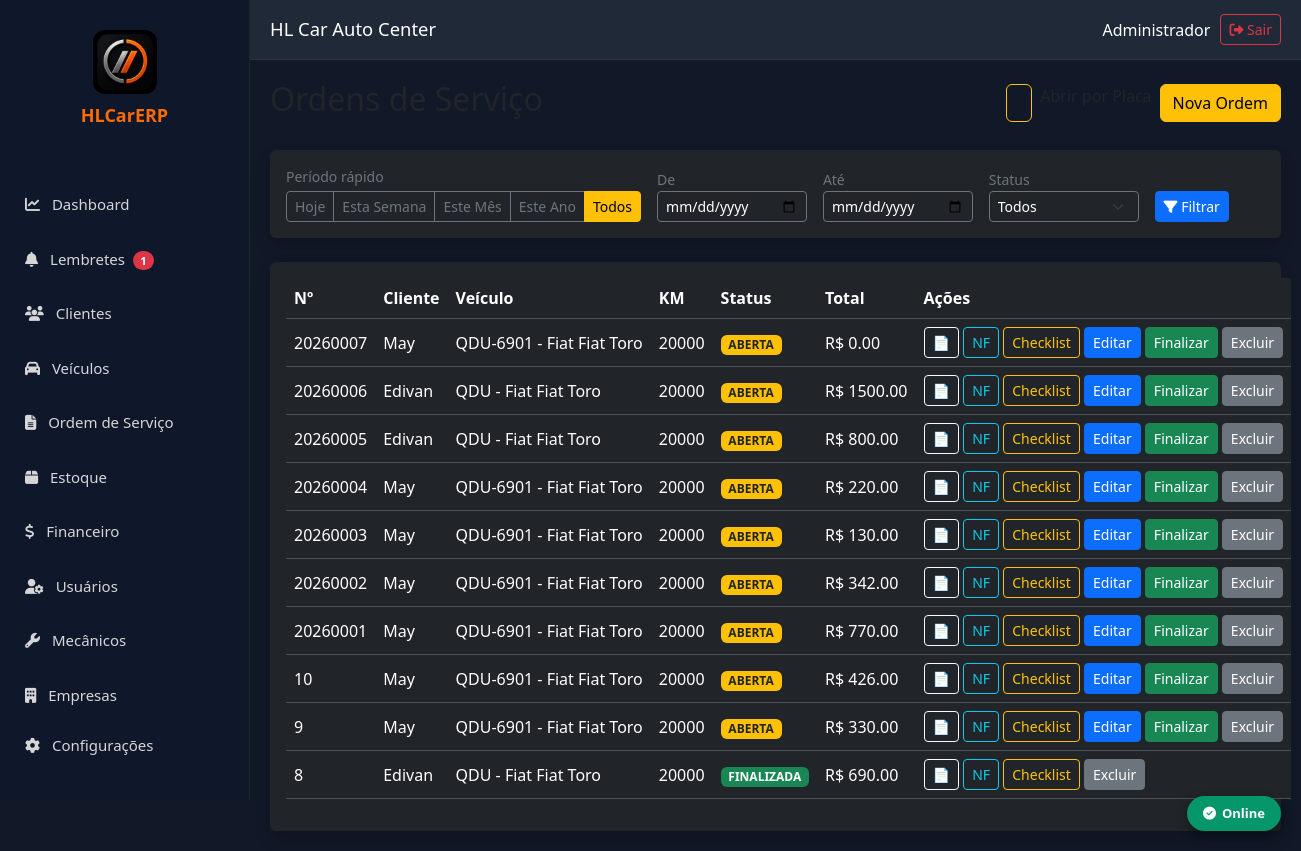
/ordens (signed in), run on the app's committed database.
### models.py (models this page shows)
class OrdemServico(db.Model):
    __tablename__ = "ordens_servico"
    id = db.Column(db.Integer, primary_key=True)
    empresa_id = db.Column(db.Integer, db.ForeignKey("empresas.id"), nullable=False, index=True)
    numero = db.Column(db.Integer, nullable=False)
    cliente_id = db.Column(db.Integer, db.ForeignKey("clientes.id"), nullable=False)
    veiculo_id = db.Column(db.Integer, db.ForeignKey("veiculos.id"))
    status = db.Column(db.String(20), default="ABERTA")
    prioridade = db.Column(db.String(20), default="NORMAL")
    data_abertura = db.Column(db.DateTime, default=datetime.utcnow)
    data_inicio = db.Column(db.DateTime)
    data_finalizacao = db.Column(db.DateTime)
    km = db.Column(db.Integer)
    consultor = db.Column(db.String(120))
    mecanico = db.Column(db.String(120))
    mecanico_id = db.Column(db.Integer, db.ForeignKey("mecanicos.id"))
    os_origem_id = db.Column(db.Integer, db.ForeignKey("ordens_servico.id"))
    is_retrabalho = db.Column(db.Boolean, default=False)
    defeito_relatado = db.Column(db.Text)
    diagnostico = db.Column(db.Text)
    servico_executado = db.Column(db.Text)
    observacoes = db.Column(db.Text)
    valor_servicos = db.Column(Numeric(18, 2), default=0)
    valor_produtos = db.Column(Numeric(18, 2), default=0)
    desconto = db.Column(Numeric(18, 2), default=0)
    acrescimo = db.Column(Numeric(18, 2), default=0)
    valor_total = db.Column(Numeric(18, 2), default=0)
    criado_em = db.Column(db.DateTime, default=datetime.utcnow)
    alterado_em = db.Column(db.DateTime, default=datetime.utcnow, onupdate=datetime.utcnow)
    empresa = db.relationship("Empresa")
    cliente = db.relationship("Cliente")
    veiculo = db.relationship("Veiculo")
    mecanico_ref = db.relationship("Mecanico", foreign_keys=[mecanico_id])
    os_origem = db.relationship("OrdemServico", remote_side=[id], foreign_keys=[os_origem_id])
    itens = db.relationship("ItemOrdemServico", back_populates="ordem_servico", cascade="all, delete-orphan")
    __table_args__ = (
        UniqueConstraint("empresa_id", "numero", name="uk_os_empresa"),
    )

class Cliente(db.Model):
    __tablename__ = "clientes"
    id = db.Column(db.Integer, primary_key=True)
    empresa_id = db.Column(db.Integer, db.ForeignKey("empresas.id"), nullable=False, index=True)
    nome = db.Column(db.String(200), nullable=False)
    tipo = db.Column(db.String(20), default="FISICA")
    cpf_cnpj = db.Column(db.String(20))
    rg_ie = db.Column(db.String(30))
    telefone = db.Column(db.String(30))
    whatsapp = db.Column(db.String(30))
    email = db.Column(db.String(150))
    cep = db.Column(db.String(15))
    endereco = db.Column(db.String(200))
    numero = db.Column(db.String(20))
    complemento = db.Column(db.String(100))
    bairro = db.Column(db.String(100))
    cidade = db.Column(db.String(100))
    estado = db.Column(db.String(2))
    observacoes = db.Column(db.Text)
    data_nascimento = db.Column(db.Date, nullable=True)
    ativo = db.Column(db.Boolean, default=True, nullable=False)
    criado_em = db.Column(db.DateTime, default=datetime.utcnow, nullable=False)
    alterado_em = db.Column(db.DateTime, default=datetime.utcnow, onupdate=datetime.utcnow)
    empresa = db.relationship("Empresa")
    __table_args__ = (
        Index("idx_cliente_nome", "empresa_id", "nome"),
        Index("idx_cliente_cpf", "empresa_id", "cpf_cnpj"),
    )

class Veiculo(db.Model):
    __tablename__ = "veiculos"
    id = db.Column(db.Integer, primary_key=True)
    empresa_id = db.Column(db.Integer, db.ForeignKey("empresas.id"), nullable=False, index=True)
    cliente_id = db.Column(db.Integer, db.ForeignKey("clientes.id"), nullable=False, index=True)
    placa = db.Column(db.String(10), nullable=False)
    marca = db.Column(db.String(80))
    modelo = db.Column(db.String(120))
    versao = db.Column(db.String(120))
    ano_fabricacao = db.Column(db.Integer)
    ano_modelo = db.Column(db.Integer)
    cor = db.Column(db.String(40))
    combustivel = db.Column(db.String(30))
    cambio = db.Column(db.String(30))
    motor = db.Column(db.String(80))
    chassi = db.Column(db.String(40))
    renavam = db.Column(db.String(20))
    km_atual = db.Column(db.Integer, default=0)
    km = db.Column(db.Integer)
    proxima_revisao_data = db.Column(db.Date, nullable=True)
    proxima_revisao_km = db.Column(db.Integer, nullable=True)
    observacoes = db.Column(db.Text)
    ativo = db.Column(db.Boolean, default=True, nullable=False)
    criado_em = db.Column(db.DateTime, default=datetime.utcnow, nullable=False)
    alterado_em = db.Column(db.DateTime, default=datetime.utcnow, onupdate=datetime.utcnow)
    empresa = db.relationship("Empresa")
    cliente = db.relationship("Cliente", backref="veiculos")
    __table_args__ = (
        UniqueConstraint("empresa_id", "placa", name="uk_placa_empresa"),
        Index("idx_veiculo_modelo", "empresa_id", "modelo"),
    )

### app.py (the view, shortened to what this page needs)
@app.route("/ordens")
@login_required
def ordens():
    eid = empresa_atual()
    if not eid:
        return redirect("/login")
    periodo = request.args.get("periodo")
    data_inicio = request.args.get("data_inicio")
    data_fim = request.args.get("data_fim")
    status = request.args.get("status")
    query = OrdemServico.query.filter_by(empresa_id=eid)
    hoje = date.today()
    if periodo == "hoje":
        query = query.filter(func.date(OrdemServico.data_abertura) == hoje)
    elif periodo == "semana":
        inicio_semana = hoje - timedelta(days=hoje.weekday())
        query = query.filter(func.date(OrdemServico.data_abertura) >= inicio_semana)
    elif periodo == "mes":
        inicio_mes = hoje.replace(day=1)
        query = query.filter(func.date(OrdemServico.data_abertura) >= inicio_mes)
    elif periodo == "ano":
        inicio_ano = hoje.replace(month=1, day=1)
        query = query.filter(func.date(OrdemServico.data_abertura) >= inicio_ano)
    if status:
        query = query.filter(OrdemServico.status == status)
    lista_ordens = query.order_by(OrdemServico.id.desc()).all()
    return render_template(
        "ordens.html",
        ordens=lista_ordens,
        periodo=periodo,
        data_inicio=data_inicio,
        data_fim=data_fim,
        status=status
    )

### templates/ordens.html (shortened to what this page needs)
{% extends "base.html" %}
{% block conteudo %}
<div class="d-flex justify-content-between align-items-center mb-4">
    <h2>Ordens de Serviço</h2>
    <div class="d-flex gap-2">
        <a href="/abrir-os-placa" class="btn btn-outline-warning"></a>
        <a href="/ordens/nova" class="btn btn-warning">
            Nova Ordem
        </a>
    </div>
</div>
<div class="card bg-dark shadow border-0 mb-4">
    <div class="card-body py-3">
        <form method="GET" class="row g-3 align-items-end">
            <div class="col-auto">
                <label class="text-secondary small d-block mb-1">Período rápido</label>
                <div class="btn-group" role="group">
                    <a href="{{ url_for('ordens', periodo='hoje') }}"
                       class="btn btn-sm {{ 'btn-warning' if periodo == 'hoje' else 'btn-outline-secondary' }}">
                        Hoje
                    </a>
                    <a href="{{ url_for('ordens', periodo='semana') }}"
                       class="btn btn-sm {{ 'btn-warning' if periodo == 'semana' else 'btn-outline-secondary' }}">
                        Esta Semana
                    </a>
                    <a href="{{ url_for('ordens', periodo='mes') }}"
                       class="btn btn-sm {{ 'btn-warning' if periodo == 'mes' else 'btn-outline-secondary' }}">
                        Este Mês
                    </a>
                    <a href="{{ url_for('ordens', periodo='ano') }}"
                       class="btn btn-sm {{ 'btn-warning' if periodo == 'ano' else 'btn-outline-secondary' }}">
                        Este Ano
                    </a>
                    <a href="{{ url_for('ordens') }}"
                       class="btn btn-sm {{ 'btn-warning' if not periodo and not data_inicio else 'btn-outline-secondary' }}">
                        Todos
                    </a>
                </div>
            </div>
            <div class="col-md-2">
                <label class="text-secondary small">De</label>
                <input type="date" name="data_inicio" value="{{ data_inicio or '' }}"
                       class="form-control form-control-sm bg-dark text-white border-secondary">
            </div>
            <div class="col-md-2">
                <label class="text-secondary small">Até</label>
                <input type="date" name="data_fim" value="{{ data_fim or '' }}"
                       class="form-control form-control-sm bg-dark text-white border-secondary">
            </div>
            <div class="col-md-2">
                <label class="text-secondary small">Status</label>
                <select name="status" class="form-select form-select-sm bg-dark text-white border-secondary" onchange="this.form.submit()">
                    <option value="">Todos</option>
                </select>
            </div>
            <div class="col-auto">
                <button type="submit" class="btn btn-sm btn-primary">
                    <i class="fa fa-filter"></i> Filtrar
                </button>
            </div>
        </form>
    </div>
</div>
<div class="card bg-dark shadow border-0">
    <div class="card-body">
        <table class="table table-dark table-hover align-middle">
            <thead>
                <tr>
                    <th>Nº</th>
                    <th>Cliente</th>
                    <th>Veículo</th>
                    <th>KM</th>
                    <th>Status</th>
                    <th>Total</th>
                    <th width="420">Ações</th>
                </tr>
            </thead>
            <tbody>
                {% for ordem in ordens %}
                <tr>
                    <td>{{ ordem.numero }}</td>
                    <td>{{ ordem.cliente.nome }}</td>
                    <td>
                        {{ ordem.veiculo.placa }}
                        -
                        {{ ordem.veiculo.marca }}
                        {{ ordem.veiculo.modelo }}
                    </td>
                    <td>{{ ordem.km }}</td>
                    <td>
                        {% if ordem.status == "FINALIZADA" %}
                            <span class="badge bg-success">FINALIZADA</span>
                        {% else %}
                            <span class="badge bg-warning text-dark">ABERTA</span>
                        {% endif %}
                    </td>
                    <td>R$ {{ "%.2f"|format(ordem.valor_total or 0) }}</td>
                    <td>
                        <a href="/ordens/pdf/{{ ordem.id }}" target="_blank" class="btn btn-outline-light btn-sm" title="Gerar PDF">
                            📄
                        </a>
                        <a href="/ordens/{{ ordem.id }}/nfse" class="btn btn-outline-info btn-sm" title="Emitir NFS-e">NF</a>
                        <a href="/ordens/{{ ordem.id }}/checklist" class="btn btn-outline-warning btn-sm" title="Checklist do Veículo">
                            Checklist
                        </a>
                        {% if ordem.status != "FINALIZADA" %}
                        <a href="/ordens/editar/{{ ordem.id }}" class="btn btn-primary btn-sm">
                            Editar
                        </a>
                        {% endif %}
                        {% if ordem.status != "FINALIZADA" %}
                        <a href="/ordens/finalizar/{{ ordem.id }}"
                           class="btn btn-success btn-sm"
                           onclick="return confirm('Deseja finalizar esta Ordem de Serviço?')">
                            Finalizar
                        </a>
                        {% endif %}
                        <a href="/ordens/excluir/{{ ordem.id }}"
                           class="btn btn-secondary btn-sm"
                           onclick="return confirm('Deseja realmente excluir esta Ordem de Serviço?')">
                            Excluir
                        </a>
                    </td>
                </tr>
                {% else %}
                <tr>
                    <td colspan="7" class="text-center text-secondary py-4">
                        Nenhuma ordem encontrada neste período
                    </td>
                </tr>
                {% endfor %}
            </tbody>
        </table>
    </div>
</div>
{% endblock %}

### templates/base.html (shortened to what this page needs)
<!DOCTYPE html>
<html lang="pt-br">
<head>
<link href="https://cdn.jsdelivr.net/npm/bootstrap@5.3.7/dist/css/bootstrap.min.css" rel="stylesheet">
<link href="https://cdnjs.cloudflare.com/ajax/libs/font-awesome/6.7.2/css/all.min.css" rel="stylesheet">
<link rel="stylesheet" href="{{ url_for('static', filename='css/offline.css') }}">
</head>
<body>
<div class="sidebar" id="sidebar">
<div class="logo" style="text-align:center; padding: 10px 0 20px;">
    <img src="{{ url_for('static', filename='icons/icon-192.png') }}"
         alt="HL Car"
         style="width:64px; height:64px; border-radius:12px;">
    <div style="color:#ff6b00; font-weight:bold; font-size:18px; margin-top:8px;">
        HLCarERP
    </div>
</div>
    <ul class="menu">
        <li><a href="/"><i class="fa fa-chart-line me-2"></i> Dashboard</a></li>
<li>
    <a href="/lembretes">
        <i class="fa fa-bell me-2"></i> Lembretes
        {% if lembretes_pendentes and lembretes_pendentes > 0 %}
        <span class="badge bg-danger rounded-pill ms-1">{{ lembretes_pendentes }}</span>
        {% endif %}
    </a>
</li>
        <li><a href="/clientes"><i class="fa fa-users me-2"></i> Clientes</a></li>
        <li><a href="/veiculos"><i class="fa fa-car me-2"></i> Veículos</a></li>
        <li><a href="/ordens"><i class="fa fa-file-alt me-2"></i> Ordem de Serviço</a></li>
        <li><a href="/estoque"><i class="fa fa-box me-2"></i> Estoque</a></li>
        <li><a href="/financeiro"><i class="fa fa-dollar-sign me-2"></i> Financeiro</a></li>
        <li><a href="/usuarios"><i class="fa fa-user-cog me-2"></i> Usuários</a></li>
        <li><a href="/mecanicos"><i class="fa fa-wrench me-2"></i> Mecânicos</a></li>
        <a href="/empresas"><i class="fa fa-building me-2"></i> Empresas</a></li>
        <li><a href="/configuracoes"><i class="fa fa-cog me-2"></i> Configurações</a></li>
    </ul>
</div>
<div class="topbar">
    <div class="d-flex align-items-center gap-2">
        <h3>HL Car Auto Center</h3>
    </div>
    <div class="usuario">
        <span>{{ session.get('usuario_nome', 'Usuário') }}</span>
        <a href="/logout" class="btn btn-sm btn-outline-danger">
            <i class="fa fa-sign-out-alt"></i> Sair
        </a>
    </div>
</div>
<div class="content">
    {% block conteudo %}
    {% endblock %}
</div>
<div id="hl-offline-badge" class="hl-badge online">
    <i class="fa fa-check-circle"></i> Online
</div>
</body>
</html>

### data on the page
OrdemServico: numero "20260007", cliente.nome "May", veiculo.placa "QDU-6901", veiculo.marca "Fiat", veiculo.modelo "Fiat Toro", km "20000", status "ABERTA", valor_total "0.00"
OrdemServico: numero "20260006", cliente.nome "Edivan", veiculo.placa "QDU", veiculo.marca "Fiat", veiculo.modelo "Fiat Toro", km "20000", status "ABERTA", valor_total "1500.00"
OrdemServico: numero "20260005", cliente.nome "Edivan", veiculo.placa "QDU", veiculo.marca "Fiat", veiculo.modelo "Fiat Toro", km "20000", status "ABERTA", valor_total "800.00"
OrdemServico: numero "20260004", cliente.nome "May", veiculo.placa "QDU-6901", veiculo.marca "Fiat", veiculo.modelo "Fiat Toro", km "20000", status "ABERTA", valor_total "220.00"
OrdemServico: numero "20260003", cliente.nome "May", veiculo.placa "QDU-6901", veiculo.marca "Fiat", veiculo.modelo "Fiat Toro", km "20000", status "ABERTA", valor_total "130.00"
OrdemServico: numero "20260002", cliente.nome "May", veiculo.placa "QDU-6901", veiculo.marca "Fiat", veiculo.modelo "Fiat Toro", km "20000", status "ABERTA", valor_total "342.00"
OrdemServico: numero "20260001", cliente.nome "May", veiculo.placa "QDU-6901", veiculo.marca "Fiat", veiculo.modelo "Fiat Toro", km "20000", status "ABERTA", valor_total "770.00"
OrdemServico: numero "10", cliente.nome "May", veiculo.placa "QDU-6901", veiculo.marca "Fiat", veiculo.modelo "Fiat Toro", km "20000", status "ABERTA", valor_total "426.00"
OrdemServico: numero "9", cliente.nome "May", veiculo.placa "QDU-6901", veiculo.marca "Fiat", veiculo.modelo "Fiat Toro", km "20000", status "ABERTA", valor_total "330.00"
OrdemServico: numero "8", cliente.nome "Edivan", veiculo.placa "QDU", veiculo.marca "Fiat", veiculo.modelo "Fiat Toro", km "20000", status "FINALIZADA", valor_total "690.00"

### other printed values
{{ lembretes_pendentes }} "1"
{{ session.get('usuario_nome', 'Usuário') }} "Administrador"
